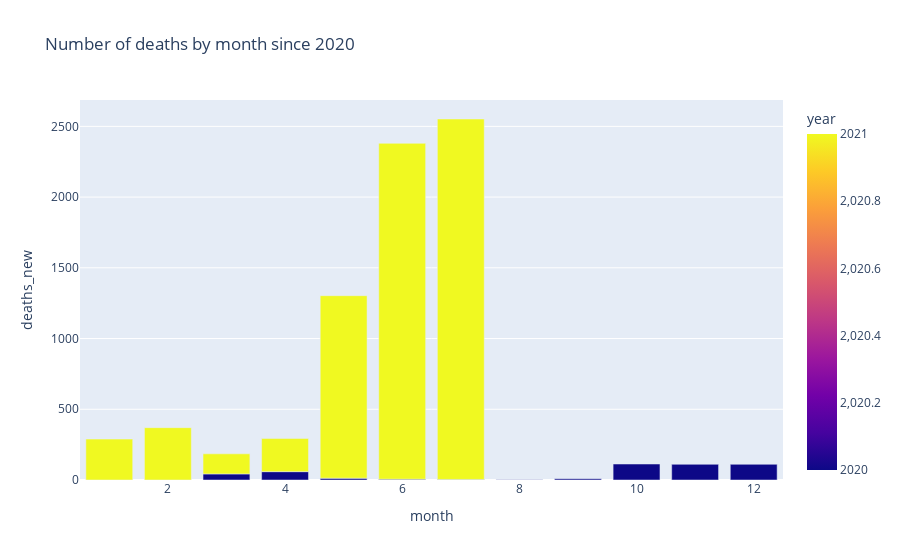

The notebook cell saved with this chart:
### Code cell
deaths_by_month = deaths_malaysia.copy()
deaths_by_month = deaths_by_month.groupby (['year','month'])['deaths_new'].sum()
deaths_by_month = pd.DataFrame(deaths_by_month)
deaths_by_month.reset_index(inplace=True)
deaths_by_month.head()
px.bar(deaths_by_month, x='month', y='deaths_new', color='year', title='Number of deaths by month since 2020')

### Figure 1 — Plotly figure (JSON) as saved in the notebook; plotly's stock layout.template omitted (floating-point values rounded to 4 significant figures)
{"data": [{"alignmentgroup": "True", "hovertemplate": "month=%{x}<br>deaths_new=%{y}<br>year=%{marker.color}<extra></extra>", "legendgroup": "", "marker": {"color": [2020, 2020, 2020, 2020, 2020, 2020, 2020, 2020, 2020, 2020, 2021, 2021, 2021, 2021, 2021, 2021, 2021], "coloraxis": "coloraxis"}, "name": "", "offsetgroup": "", "orientation": "v", "showlegend": false, "textposition": "auto", "type": "bar", "x": [3, 4, 5, 6, 7, 8, 9, 10, 11, 12, 1, 2, 3, 4, 5, 6, 7], "xaxis": "x", "y": [43, 59, 13, 6, 4, 2, 9, 113, 111, 111, 289, 370, 142, 234, 1290, 2374, 2548], "yaxis": "y"}], "layout": {"barmode": "relative", "coloraxis": {"colorbar": {"title": {"text": "year"}}, "colorscale": [[0, "#0d0887"], [0.1111, "#46039f"], [0.2222, "#7201a8"], [0.3333, "#9c179e"], [0.4444, "#bd3786"], [0.5556, "#d8576b"], [0.6667, "#ed7953"], [0.7778, "#fb9f3a"], [0.8889, "#fdca26"], [1, "#f0f921"]]}, "legend": {"tracegroupgap": 0}, "title": {"text": "Number of deaths by month since 2020"}, "xaxis": {"anchor": "y", "domain": [0, 1], "title": {"text": "month"}}, "yaxis": {"anchor": "x", "domain": [0, 1], "title": {"text": "deaths_new"}}}}
